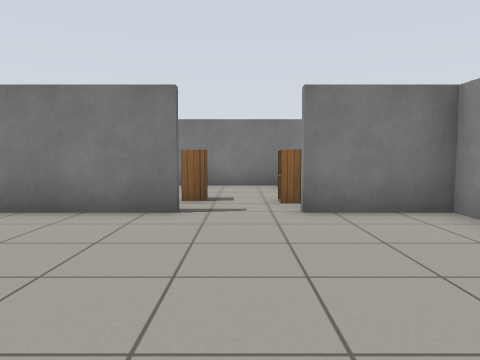
[1] (above)

12 first-person views from a walk through a robot-simulator world made for Gazebo. The camera is 0.9 m above the floor, tilts 4° down and sees 70° across. The floor is counted in squares, 1 m on a side. Each view is taken from the middle of a square. On the plan, view 1 faces up. The plan holds only what a view shows up to about 12 squares ahead; the rest is blank. Robots are left out. Gazebo's built-in surfaces are drawn with simple patterns.

[2]
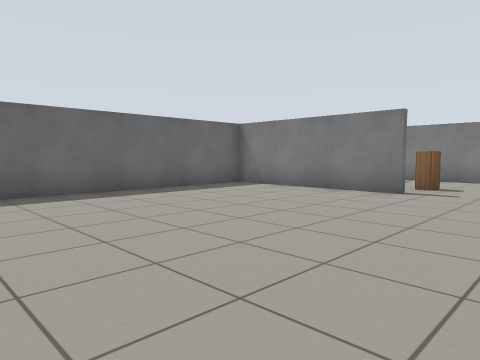

[3]
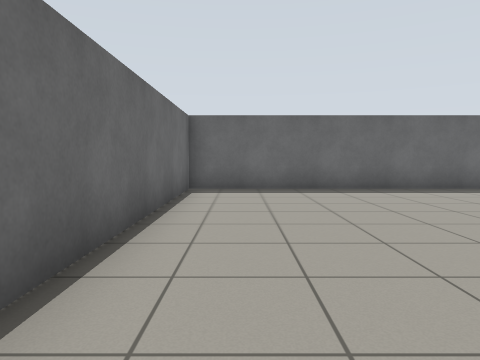

[4]
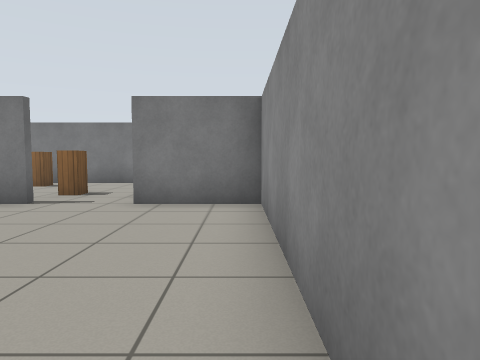

[5]
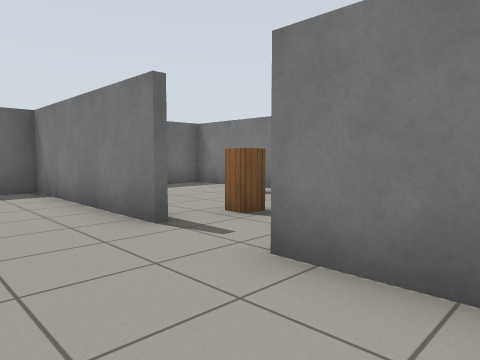

[6]
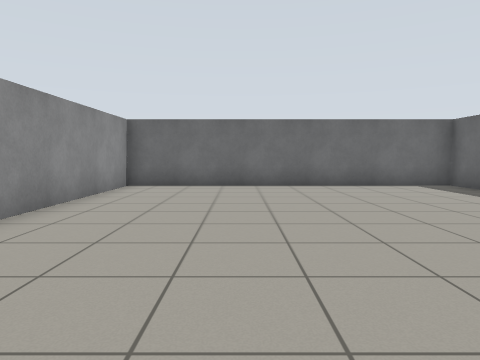

[7]
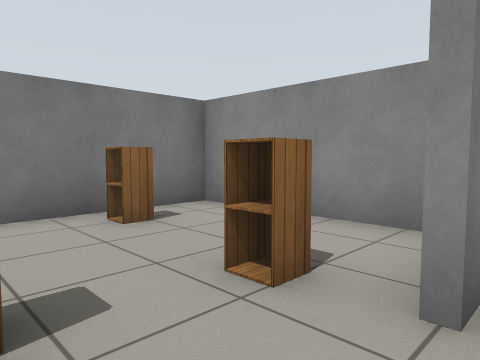

[8]
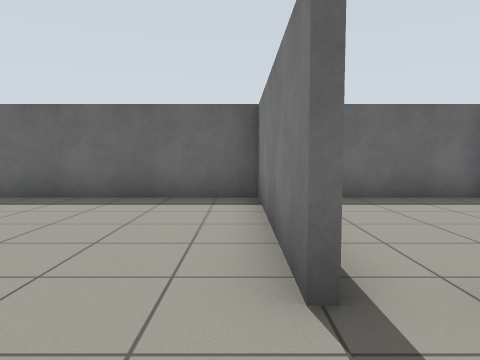

[9]
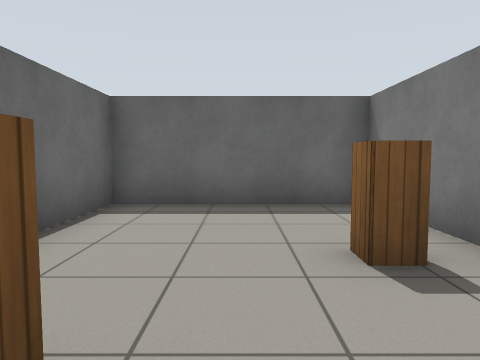

[10]
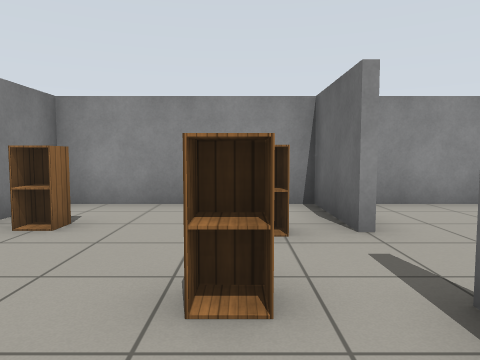

[11]
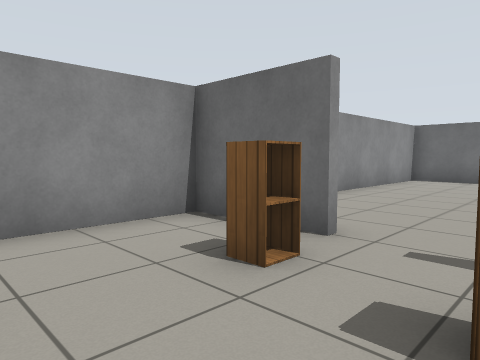

[12]
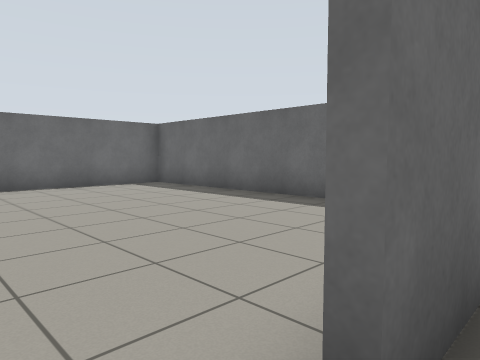

### Floor plan
Points are (right, up) in squares from view 1. A wall is a line through its corners. A room is listed if a view was taken in it or the views show most of it. See-through windows are left out.
Room 1 (views 1, 2, 3, 4, 5, 7, 8)
walls: (-0.9, 5.4) (-6.5, 5.4); (-6.4, 6) (-6.4, -4.4) (3.4, -4.4) (3.4, 6); (3.5, 5.4) (1, 5.4)
ways out: opening at (0, 6) to room 2
Room 2 (views 6, 9, 10, 11, 12)
walls: (0.9, 5.6) (3.5, 5.6); (3.4, 6) (3.4, 10.4) (-6.4, 10.4) (-6.4, 6); (-6.5, 5.6) (-1, 5.6)
ways out: opening at (0, 6) to room 1
objects: cabinet (-3, 9); cabinet (-1, 7); cabinet (1, 7); cabinet (1, 10)

Where each view was taken, in squares from view 1:
view 1: 0 up, 0 right, facing up
view 2: 3 down, 2 right, facing up-left
view 3: 3 down, 3 right, facing left
view 4: 1 down, 3 right, facing up
view 5: 3 up, 3 right, facing up-left
view 6: 6 up, 0 right, facing down
view 7: 5 up, 1 left, facing up-right
view 8: 5 up, 1 right, facing left
view 9: 8 up, 0 right, facing left
view 10: 7 up, 3 left, facing right
view 11: 9 up, 1 left, facing down-right
view 12: 6 up, 0 right, facing down-left
